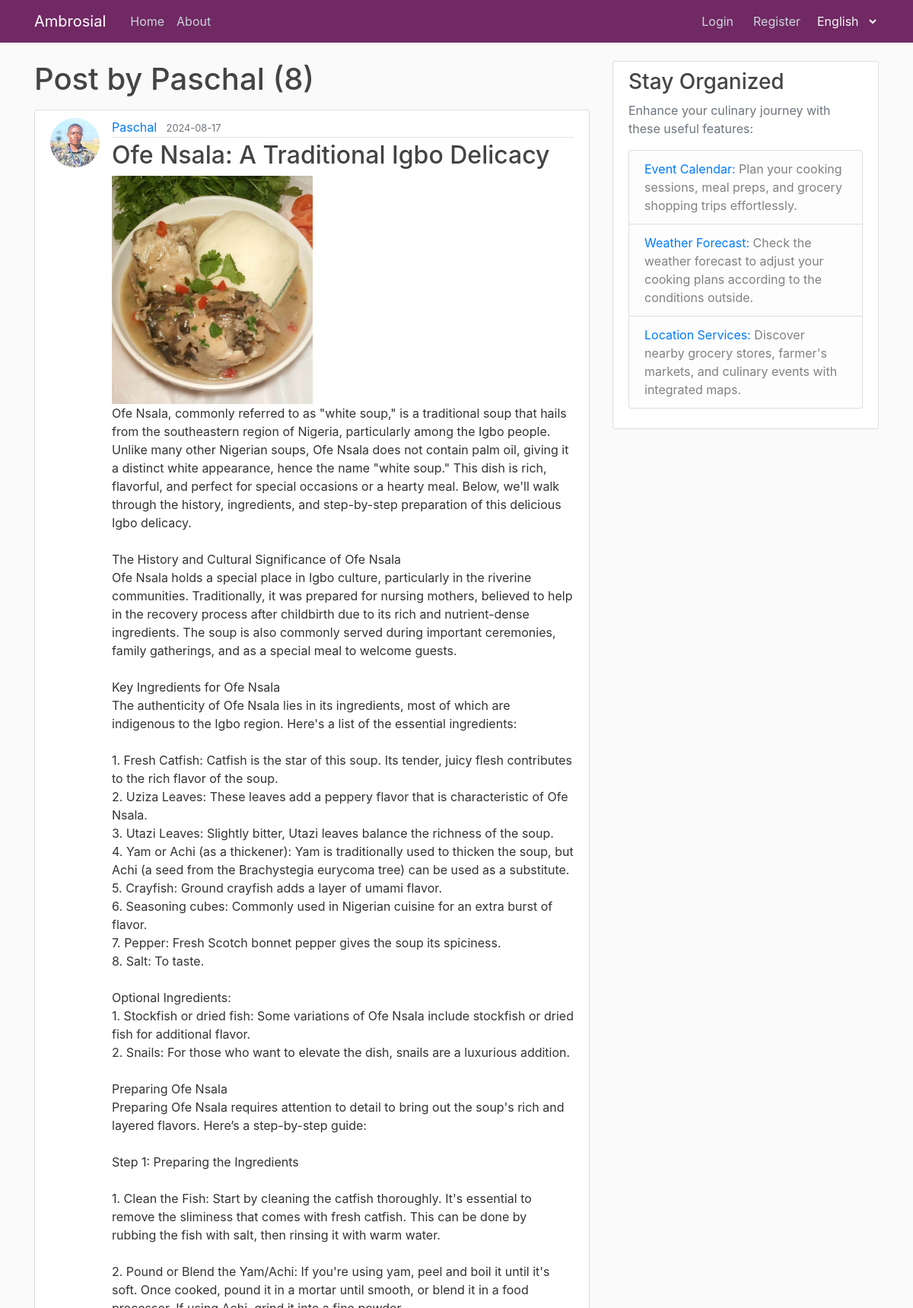
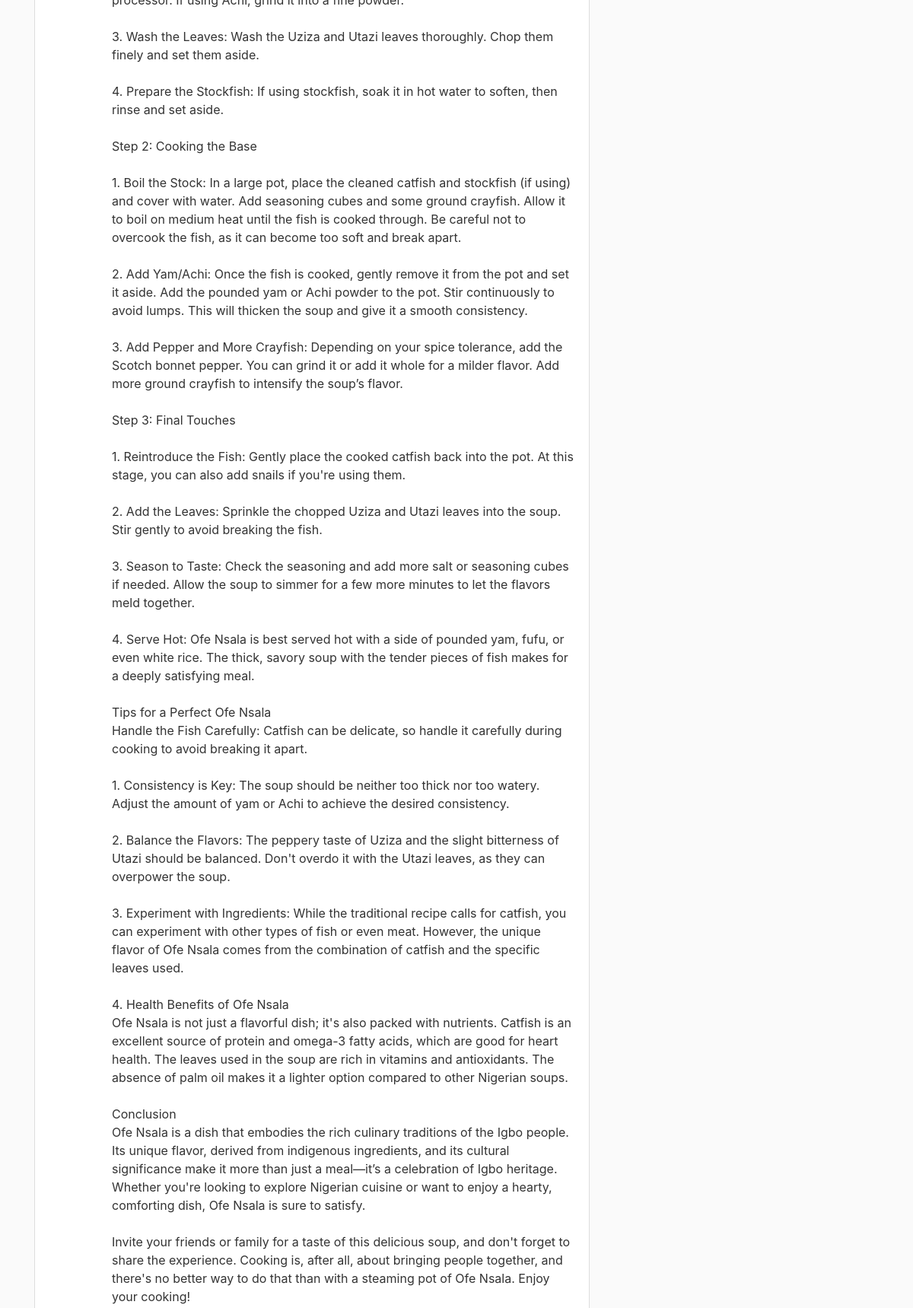
Screenshot of /user/Paschal (upper part) with the database file from the repository (2 pictures, top to bottom).
### flask_ambrosial/models.py (models this page shows, shortened)
class User(db.Model, UserMixin):
    id = db.Column(db.Integer, primary_key=True)
    username = db.Column(db.String(20), unique=True, nullable=False)
    email = db.Column(db.String(120), unique=True, nullable=False)
    image_file = db.Column(
        db.String(20), nullable=False, default='default.jpg'
    )
    password = db.Column(db.String(60), nullable=False)
    posts = db.relationship('Post', backref='author', lazy=True)
    comments = db.relationship('Comment', backref='author', lazy=True)

class Post(db.Model):
    id = db.Column(db.Integer, primary_key=True)
    title = db.Column(db.String(100), nullable=False)
    date_posted = db.Column(
        db.DateTime, nullable=False, default=datetime.now(timezone.utc)
    )
    content = db.Column(db.Text, nullable=False)
    user_id = db.Column(
        db.Integer, db.ForeignKey('user.id', name='fk_post_user_id'),
        nullable=False
    )
    image_filename = db.Column(db.String(100), nullable=False)
    comments = db.relationship('Comment', backref='post', lazy=True)

### flask_ambrosial/users/routes.py (the view)
@users.route("/user/<string:username>")
def user_posts(username):
    page = request.args.get('page', 1, type=int)
    user = User.query.filter_by(username=username).first_or_404()
    posts = Post.query.filter_by(author=user).order_by(
        Post.date_posted.desc()).paginate(page=page, per_page=3)
    image_files = [url_for('static', filename='post_pics/' + post.image_filename)
                   for post in posts.items]
    return render_template('user_posts.html', posts=posts,
                           image_files=image_files, user=user)

### flask_ambrosial/__init__.py (called while the page is built)
def get_locale():
    if 'lang' in request.args:
        lang = request.args.get('lang')
        if lang in current_app.config['LANGUAGES']:
            session['lang'] = lang
            return lang
    return session.get(
        'lang',
        request.accept_languages.best_match(current_app.config['LANGUAGES'])
    )

### flask_ambrosial/templates/user_posts.html (shortened to what this page needs)
{% extends "layout.html" %}
{% block content %}
    <h1 class="mb-3">{{ _('Post by') }} {{ user.username }} ({{ posts.total }})</h1>
    {% for post in posts.items %}
        <article class="media content-section">
            <img class="rounded-circle article-img" src="{{ url_for('static', filename='profile_pics/' + post.author.image_file) }}">
            <div class="media-body">
                <div class="article-metadata">
                    <a class="mr-2" href="{{ url_for('users.user_posts', username=post.author.username) }}">{{ post.author.username }}</a>
                    <small class="text-muted">{{ post.date_posted.strftime('%Y-%m-%d') }}</small>
                </div>
                <h2><a class="article-title" href="{{ url_for('posts.post', post_id=post.id) }}">{{ post.title }}</a></h2>
                {% if post.image_filename %}
                    <img class="post-image" src="{{ url_for('static', filename='post_pics/' + post.image_filename) }}" alt="{{ post.title }}">
                {% endif %}
                <p class="article-content">{{ post.content }}</p>
            </div>
        </article>
    {% endfor %}
{% endblock content %}

### flask_ambrosial/static/main.css (style rules this page uses)
body { background: #fafafa; color: #333333; margin-top: 5rem; }
h1, h2, h3, h4, h5, h6 { color: #444444; }
.content-section { background: #ffffff; padding: 10px 20px; border: 1px solid #dddddd; border-radius: 3px; margin-bottom: 20px; }
.article-title { color: #444444; }
.article-content { white-space: pre-line; }
.article-img { height: 65px; width: 65px; margin-right: 16px; }
.article-metadata { padding-bottom: 1px; margin-bottom: 4px; border-bottom: 1px solid #e3e3e3; }
.post-image { max-width: 100%; max-height: 300px; height: auto; border: none; }

### rows the page displays
User: username "Paschal"
Post: image_file (picture), author.username "Paschal", date_posted "2024-08-17", title "Ofe Nsala: A Traditional Igbo Delicacy", image_filename (picture), content "Ofe Nsala, commonly referred to as \"white soup,\" is a traditional soup that hails from the southeastern region of Nigeria, particularly among the Igbo people. Unlike many other Nigerian soups, Ofe Nsala does not contain palm oil, giving it a distinct white appearance, hence the name \"white soup.\" This dish is rich, flavorful, and perfect for special occasions or a hearty meal. Below, we'll walk through the history, ingredients, and step-by-step preparation of this delicious Igbo delicacy. The History and Cultural Significance of Ofe Nsala Ofe Nsala holds a special place in Igbo culture, particularly in the riverine communities. Traditionally, it was prepared for nursing mothers, believed to…"

### other values shown
{{ posts.total }} "8"
